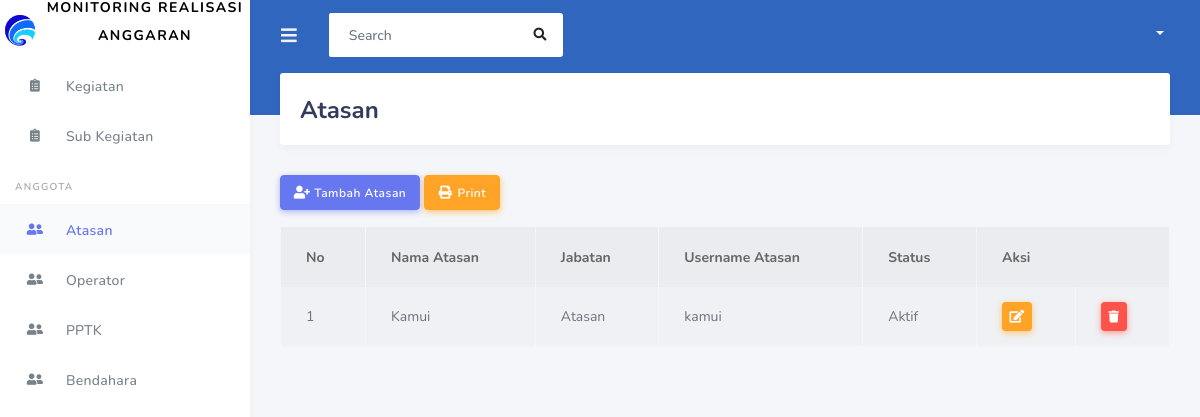
The app's page /operator/CAtasanCRUD/index with its own data.
### tables this page shows
CREATE TABLE `tb_pengguna` (
  `id_pengguna` int(11) NOT NULL,
  `nama_pengguna` varchar(250) NOT NULL,
  `kode_rek` varchar(20) NOT NULL,
  `jabatan_pengguna` varchar(250) NOT NULL,
  `username_pengguna` varchar(250) NOT NULL,
  `password_pengguna` varchar(250) NOT NULL,
  `pengguna_status` varchar(20) NOT NULL
);

### application/controllers/operator/CAtasanCRUD.php (called while the page is built, shortened)
<?php
class CAtasanCRUD extends CI_Controller {
	public function index() {
		$datat['title']='Halaman Tugas';
		$this->load->model('MAtasanCRUD');
		$data['atasan']= $this->MAtasanCRUD->tampilData()->result();
		$this->load->view('operator/VHeader',$datat);
		$this->load->view('operator/VSidebar');
		$this->load->view('operator/VAtasanCRUD',$data);
		$this->load->view('operator/VFooter');
	}
}
?>

### index.php (called while the page is built, shortened)
<?php
require_once BASEPATH.'core/CodeIgniter.php';

### application/models/MAtasanCRUD.php (called while the page is built, shortened)
<?php
class MAtasanCRUD extends CI_Model {
  public function tampilData() {
    return $this->db->get_where("tb_pengguna", array('jabatan_pengguna' => 'Atasan'));
  }
}
?>

### application/views/operator/VAtasanCRUD.php (the view, shortened to what this page needs)
<div class="main-content">
    <section class="section">
        <div class="section-header">
            <h1>Atasan</h1>
        </div>
        <buttton class="btn btn-primary mb-3" data-toggle="modal" data-target="#TambahAtasan">
            <i class="fas fa-user-plus fa-sm"></i> Tambah Atasan</buttton>
         <a  class="btn btn-warning mb-3" href = "<?php echo base_url('operator/CAtasancrud/print')?>" >
            <i class="fas fa-fw fa-print"></i> Print</a>
        <table class="table table-hover table-striped table-bordered">
            <thead>
                <th>No</th>
                <th>Nama Atasan</th>
                <th>Jabatan</th>
                <th>Username Atasan</th>
                <th>Status</th>
                <th colspan="2">Aksi</th>
            </thead>
            <?php
            $no = 1;
            foreach ($atasan as $atsn) :
            ?>
                <tbody>
                    <td><?php echo $no++ ?></td>
                    <td><?php echo $atsn->nama_pengguna ?></td>
                    <td><?php echo $atsn->jabatan_pengguna ?></td>
                    <td><?php echo $atsn->username_pengguna ?></td>
                    <td><?php echo $atsn->pengguna_status ?></td>
                    <td>
                        <?php echo anchor(
                            'operator/CAtasanCRUD/halamanUpdate/' . $atsn->id_pengguna,
                            '<div class="btn btn-warning btn-sm"><i class="fas fa-edit"></i></div>'
                        ) ?>
                    </td>
                    <td>
                        <a onclick="deleteConfirm('<?php echo site_url('operator/CAtasanCRUD/fungsiDelete/' . $atsn->id_pengguna) ?>')" href="#!" class="btn btn-sm btn-danger "><i class="fa fa-trash"></i></a>
                    </td>
                </tbody>
            <?php endforeach; ?>
        </table>
    </section>
</div>

### records on screen
tb_pengguna: nama_pengguna "Kamui", jabatan_pengguna "Atasan", username_pengguna "kamui", pengguna_status "Aktif"
